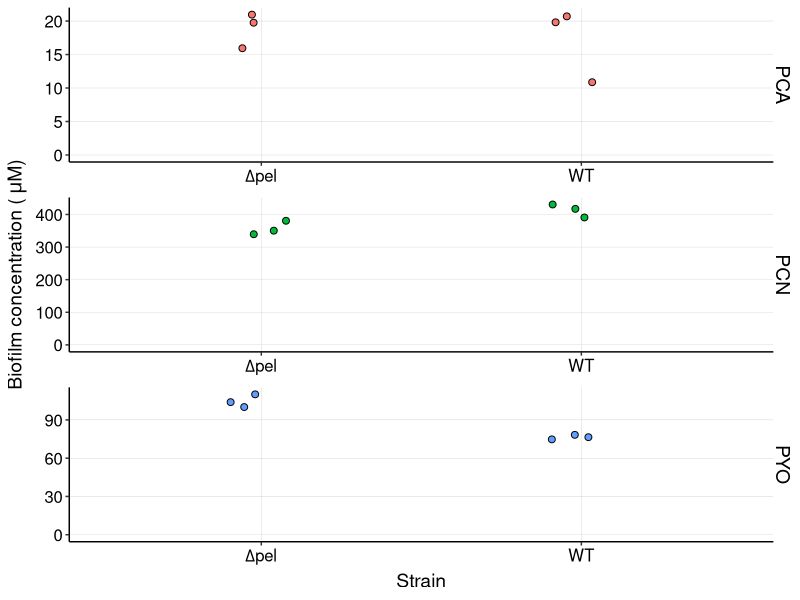
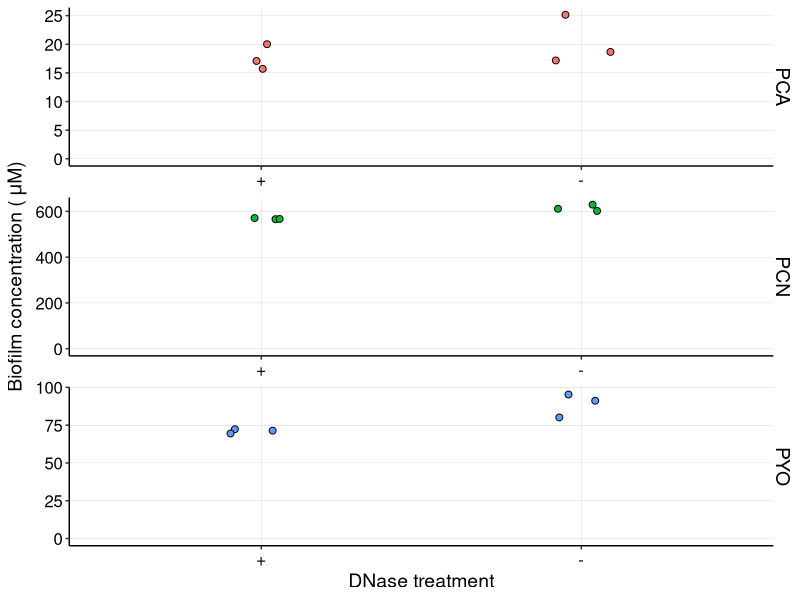
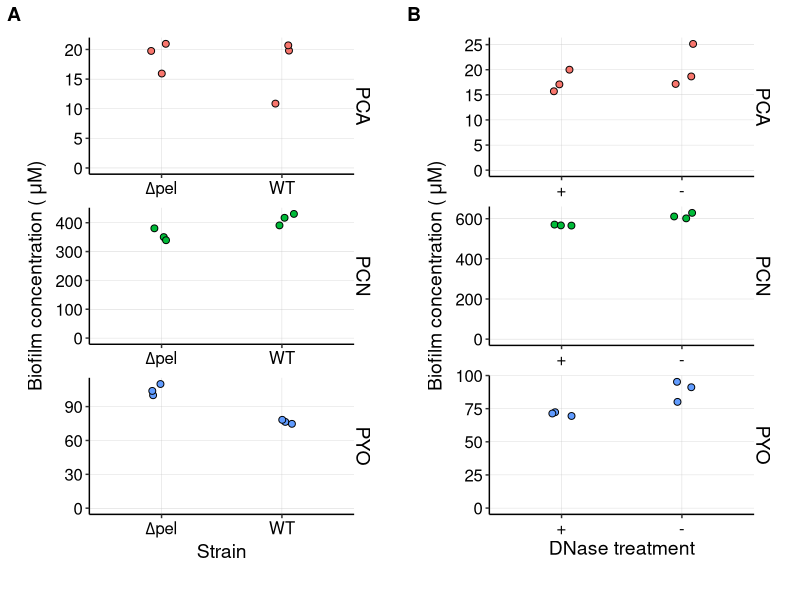

These figures' R source, in order:
## ---- chunk 1
library(tidyverse)
library(cowplot)
library(broom) 
library(modelr) 
library(viridis)

knitr::opts_knit$set(root.dir = '/Users/scottsaunders/git/labwork/Figures/draft1/')
knitr::opts_chunk$set(tidy.opts=list(width.cutoff=60),tidy=TRUE, echo = TRUE, message=FALSE, warning=FALSE, fig.align="center")

theme_1 <- function () { 
    theme_classic() %+replace% 
        theme(
          axis.text = element_text( size=12),
          axis.title=element_text(size=14),
          strip.text = element_text(size = 14),
          strip.background = element_rect(color='white'),
          legend.title=element_text(size=14),
          legend.text=element_text(size=12),
          panel.grid.major = element_line(color='grey',size=0.1)
        )
}

theme_set(theme_1())
## ---- chunk 2
df_pel <- read_csv('../data/2018_10_30_HPLC_concentrations_df.csv',comment = "#") 

pel_panel <- df_pel %>% 
  filter(strain %in% c('WTpar','dPel')) %>% 
  filter(material=='cells') %>% 
  ggplot(aes(x=strain,y=calcConc,fill=measured_phenazine))+
    geom_jitter(width=0.1,height=0,shape=21,size=2)+
    facet_wrap(~measured_phenazine,scales='free',ncol=1,strip.position = 'right')+ylim(0,NA)+
    scale_x_discrete(breaks = c('dPel','WTpar'), labels=c(expression(Delta*"pel"),"WT")) +
    labs(x='Strain',y=expression("Biofilm concentration ("~mu*"M)" ))+
    guides(fill=F)
pel_panel
## ---- chunk 3
df_dnase <- read_csv('../data/2018_10_08_HPLC_concentrations_df.csv',comment = "#") 

dnase_panel <- df_dnase %>% 
  filter(Strain=='WT' & Material=='cells') %>% 
  ggplot(aes(x=Condition,y=calcConc,fill=Phenazine))+
    geom_jitter(width=0.1,height=0,shape=21,size=2)+
    facet_wrap(Phenazine~.,scales='free',ncol=1,strip.position = 'right')+ylim(0,NA)+
    scale_x_discrete(breaks = c('DNase','none'), labels=c("+","-")) +
    labs(x='DNase treatment',y=expression("Biofilm concentration ("~mu*"M)" ))+
    guides(fill=F)

dnase_panel
## ---- chunk 4
dnasePel <- plot_grid(pel_panel,dnase_panel,ncol=2,labels=c("A","B"),align='hv',axis='tblr',scale=0.9)

dnasePel

#ggsave('fig2ab.pdf',dnasePel, height = 8 , width = 6)


